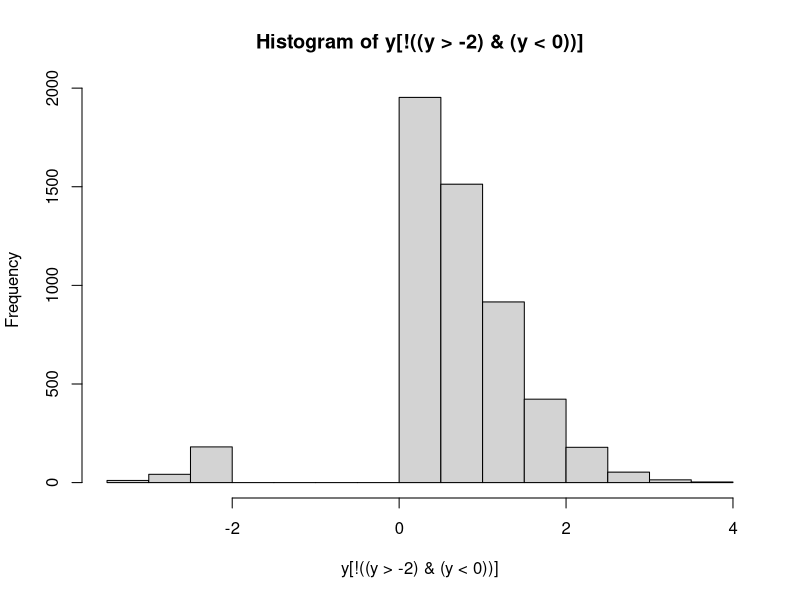

Write R code to recreate this figure. (Note: this script raises an error after producing the figure.)
## Tutorial 2: More on Vectors, Data Frames, and Functions
## Clinic on Meaningful Modeling of Epidemiological Data
## International Clinics on Infectious Disease Dynamics and Data Program
## African Institute for Mathematical Sciences, Muizenberg, Cape Town, RSA
## David M. Goehring 2004
## Juliet R.C. Pulliam 2008,2009
## Steve Bellan 2010, 2012
##
## Last updated by Juliet R.C. Pulliam, May 2019
## Some Rights Reserved
## CC BY-NC 4.0 (https://creativecommons.org/licenses/by-nc/4.0/)

######################################################################
## SECTION A. Accessing Vector Elements
######################################################################
 
## By the end of this tutorial you should…
 
## * Be able to retrieve useful subsets of your data 
## * Understand more about data frames
## * Know the methods and uses of logical values in R
## * Be able to generate and use factors
## * Know how to write your own generic functions
 
#################### 
## Beyond Numbers: Relational and Logical Operations in R
#################### 
 
## So far everything you have done in R has involved numbers or
## vectors of numbers. To properly exploit R’s complexity, you need to
## become familiar with relational and logical operations in R.
 
## Relational operations work just like numerical operations, in terms
## of how they are processed. Return for a moment to our first
## calculation from the last tutorial, an addition problem:
 
3 + 4
 
## The analogous calculation of a single relational operation is
## something like
 
5 > 4
 
## "Is 5 greater than 4?” Yes. And R tells you that this is a TRUE
## statement. Or,
 
1 + 1 < 1
 
## Makes sense, right?
 
## The greater-than, >, and less-than, <, symbols are
## straightforward. Similarly, R has greater-than-or-equal-to and
## less-than-or-equal-to symbols, >= and <=, respectively.
 
## Slightly less intuitive are the relational operators for equality,
## ==, and inequality, !=. Try
 
x <- 4
 
x == 1 + 3
 
y <- x != 4
 
## This last example demonstrates that variables can hold logical
## values. These relational operators also operate on logical values,
## as in,
 
y == FALSE
 
## Logical operations are operations that only make sense when
## performed on TRUE and FALSE values. These will likely be familiar
## to you, the central operations being AND, OR, and NOT.
 
## The operators used in R are standard: &, |, and !,
## respectively. Let’s see them in action:
 
!TRUE
 
to.be <- FALSE
 
to.be | !to.be
 
FALSE & (TRUE | FALSE)
 
## By combining logical and relational operations, we can make complex
## inquiries about values.
 
## Hands off the keyboard! Pick up a writing implement…
## a <- TRUE != (4 > 3)
## b <- a | 1 + 1 == 4 - 2
## c <- !FALSE & (log(Inf) == Inf + 1)
 
## What do a, b & c equal?  Now execute the commands and compare
## your answers.
 
 
## Note that R has special values for infinity (Inf), not-a-number
## (NaN), and not-applicable, NA. These generally behave sensibly – a mathematical ## operation on not-a-number is obviously not a number as so is
## returned as NaN. Things are less simple when using logical and relational
## operators. Consider 4 != NaN. In one respect, the answer perhaps
## should be TRUE; that is, 4 definitely isn’t equal to
## not-a-number. But, striving for consistency, R returns NA, much as
## it would for a mathematical operation. Even worse is the situation
 
x <- NaN
x == NaN
 
## You might think that this is a reasonable test for whether x has a
## numerical value, but it won’t work for the same reason mentioned above.
## In general, keep this trickiness in mind and remember there is a special 
## function is.finite() for determining whether x is a valid (finite) number: 

is.finite(x)

## To find out whether x has the value NaN, you can use:
 
identical(x, NaN)

## This is all getting thrown at you in very quick succession,
## especially if you do not have much experience programming in other
## languages. It is worth noting that information about these
## operations can be pulled up at any time by typing help("&”) or
## help(">”) or the using help() function with any of the other
## symbols used in these operations.
 
#################### 
## Vectors of Logical Values
####################
 
## As a shorthand, TRUE and FALSE can be entered as T and F. This
## allows for rapid entry of vectors of logical values, for example,
 
logical.vec <- c(T, T, F, T)
 
logical.vec
 
## Unfortunately, and rather inexplicably, T and F cab be reassigned
## to any arbitrary values. This will render most code utterly
## unpredictable. So, never, never, never do this:
 
T <- 4 # REALLY BAD, BUT NO ERROR IS PRODUCED
 
## And, if you ever do something like this (though you shouldn’t!),
## make sure you quickly do this:
 
rm(T) ## which will set T (or F) back to its default logical value.
 
## Relational or logical operations also act on vectors to produce
## vectors of logical values, as in,
 
x <- rnorm(10)
 
x < 0
 
y <- (x > -.5) & (x < .5)
 
!y
 
## This will be especially handy when we look at the concept of
## indexing, below.
 
#################### 
## Generating Sequences
####################
 
## There are many occasions in R when you need a patterned sequence of
## numbers. As mentioned in the previous tutorial, most counting can
## be accomplished by use of the seq() function. If you haven’t
## already done so, it is worth taking a look at the help-file on
## seq() because it has a few arguments that can make your life
## easier.
 
?seq
 
## For example, seq() can generate a vector of a certain length
## between certain endpoints by typing
 
x <- seq(0, 1, length.out = 20)
 
## giving you a vector of length 20 between 0 and 1, confirmable by
## typing
 
length(x)
 
## A very common need in R is to generate vectors with an interval of
## 1 between each element.  R has a shorthand for this using the colon
## notation, as follows,
 
y <- 5:10
 
## generating a vector that counts from 5 to 10, inclusive. Note that
## : is generally treated first in the order of operations.

## Don’t underestimate the value of the colon notation.  Even for
## typing a vector of length 2, like "(1,2)” or "(2,1),” using the c
## function to generate the vector is pretty tedious (e.g., c(1,2)).
## These vectors can be generated in three quick characters by typing
## 1:2 or 2:1, respectively.  I will also point your attention to the
## rep() function, for repeating sequences, which can also save time.
 
#################### 
## Indexing
####################
 
## R has an incredibly useful way of accessing items from a
## dataset. Each item in a dataset has its own index, or numbered
## location, in the object’s structure. Square brackets are used to
## extract an item or items from a dataset, but it is crucial to
## understand that there are two completely distinct ways in which
## brackets are used to access items. I will consider the two methods
## for accessing a vector of length n in turn below.
 
## The first option: Logical 

## Requirements: Logical vector of length n
## Use it for: Finding a subset of data based on a rule
 
## Logical indexing works as if you’ve asked your indexing vector the
## question, "Do you want this item?” for each of the items in the
## vector.
 
x <- 1:5
 
x[c(T, F, F, F, T)]
 
## If we combine this logical indexing with the relational and logical
## operators you learned above, we have an exceptionally powerful tool
## to retrieve data that meet any set of criteria.
 
y <- rnorm(10000)
 
hist(y[!( (y > -2) & (y < 0) )])
 
## I will give more insight below when I discuss indexing data
## frames. Stay tuned.
 
## In any operation in R, vectors will be automatically repeated until
## they reach the necessary length for the operation to make
## sense. For example, note the results of
 
1:6 + 1:2
 
## The same repetition holds for logical vectors.
 
## The second option: Numerical

## Requirements: Value or vector of any length with values 
## (1 to n) OR (-n to -1) 
## Use it for: Single item retrieval or shuffling, sorting, and repeating
 
## Accessing single items with brackets and a single index should be
## straightforward
 
x <- 3 * (0:5)
 
x[4]
 
## One tedious way of creating a new vector of values from a vector’s
## elements would be
 
c(x[2], x[3], x[4]) #TEDIOUS
 
## So R makes it much easier by allowing a vector of indices to
## generate a vector.  Thereby, the command above becomes
 
x[2:4]
 
## There is nothing preventing you from accessing any element any
## number of times.
 
x[c(2, 2, 2, 5, 5, 5)]
 
## Additionally, R allows you to use negative indices, indicating
## which items you want to exclude, as in,
 
x[c(-1, -6)]
 
## This is fine and productive as long as you remember never to mix
## negative and positive indices – R will not know what you want it to
## do:
 
x[c(-1, 4)] # BADCODE
 
#################### 
## Sorting
####################
 
## In Tutorial 1, you were introduced to the sort() function, which is
## handy.
 
## Now that you have been introduced to indexing, you may have an
## inkling of how much more powerful the sorting functions of R can
## become.
 
## As an introduction, let’s say you have a 4-element vector,
 
my.vector <- 5:8
 
## Using numerical indexing, we can manually re-order this vector by
## calling each of its indices once in our preferred order, for
## example
 
my.vector[c(2, 3, 4, 1)]
 
## or, for a quick reversal
 
my.vector[4:1]
 
## Now, manually generating the vector of indices is not monumentally
## useful, which is where the function order() comes in. As a
## demonstration, imagine we have a vector of student names and a
## corresponding vector of student heights (in meters).
 
stud.names <- c("Carol", "Walter", "Rachel", "Petunia", "Clark",
                "Justin")
 
stud.heights <- rnorm(6, 1.7, .12)
 
## What we definitely don’t want to do is to perform sort() on each of
## these vectors independently. This will eliminate the pairing of the
## name to the height. So how can we sort one vector and have the
## other vector align correctly? Try order() on the names,
 
order(stud.names)
 
## Note that it returns the indices in the right order, not the values
## themselves.
 
## From what you learned above, you know it is now an easy matter to
## sort both of our vectors, as follows,
 
stud.names[order(stud.names)] # same effect as sort()
 
stud.heights[order(stud.names)]
 
## And, obviously, sorting the names by the heights is exactly
## analogous, and it will make for a pretty plot
 
barplot(stud.heights[order(stud.heights)],
        names.arg = stud.names[order(stud.heights)],
        ylab = "Height (m)", main = "Student Heights")
 
## I have conveniently skipped over an important concept, because R
## handles it fairly intuitively, but I want to mention the
## terminology. The variable stud.names and the results of ls(), for
## example, are called vectors of strings, or character arrays.  R
## handles them conveniently, so we don’t need to worry too much about
## them, but knowing the terminology will improve your understanding
## of R's in-line help documents.
 
######################################################################
## SECTION B. Data Frames, Redux
######################################################################
 
## Re-introduction to data frames 

## Before we cover advanced topics of data frames, I wanted to point out the
## function data.frame(), which puts data together to form data
## frames. This is a key alternative to using the prefab data frames
## that you used in last week’s assignment.
 
## First I want to generate a vector of student class-years to
## correspond to the stud.names before creating a data frame (Freshmen
## as 1, Sophomores as 2, etc.).
 
stud.years <- c(4, 2, 2, 3, 1, 3)
 
## Now making a data frame is easy (each argument will just add more
## columns to the data), the only trick being that we have to assign
## the constructed data frame to a variable, as follows:
 
student.data <- data.frame(stud.names, stud.heights, stud.years)
 
student.data
 
## Voila! Your own data frame. 

## You may want to have better column headings than the redundant variable
## names. There are various options to accomplish this. One option is
## to use the names() function with assignment notation. Let’s take a look:
 
names(student.data)

## What we see is a vector of strings corresponding to the current column
## names. We can change these by assigning replacement strings to the
## indexed values or by substituting our own vector of strings.
 
names(student.data) <- c("names","heights","years")

student.data

## If we think that "years" is ambigous and might be confused with a student's
## age, we could rename just that column using numerical indexing, e.g.:

names(student.data)[3] <- "class.years"

student.data

## There is also a similar option, row.names() to access and modify the
## the row names. By default, the row names are a series of integers indicating
## the row number:

row.names(student.data)

## The assignments above are the first of many examples in R that seem
## to defy logic: it seems as though we’re assigning something to a
## function, which shouldn’t make sense because a function isn’t a
## variable. In fact, you can think of the functions names() and
## row.names() as "access functions” – they do not perform an action,
## but merely grant access to a property of the argument variable, and
## this is why we can make assignments of the sort seen above.

## Indexing data frames 

## As with vectors, brackets and logical or numerical vectors are still
## the way to access data frames, but with a slight complication, 
## because data frames are multidimensional. The solution (which also
## holds for matrices, etc.) is to separate the two dimensions with a
## comma. R treats the first entry as the row number and the second
## entry as the column number; thus, to access the second column of
## the fourth row, type
 
student.data[4, 2]
 
## Or the second column of the last three rows,
 
student.data[4:6, 2]
 
## Not too tricky? There are two further complications.
 
## To access an entire row or entire column, leave the index blank, as
## in,
 
student.data[,1] # FIRST COLUMN
 
student.data[3,] # THIRD ROW
 
student.data[,] # ENTIRE FRAME, equivalent to "student.data"
 
## The only other complication is the ability to enter the names() or
## row.names() as indices:
 
student.data["Justin",]
 
## Putting all of this together, we can quickly generate subsets of
## our data. For example, we can create a data frame that includes
## only the students with height greater than the mean height:

tall.students <- student.data[student.data$height >
mean(student.data$height),]
 
## Or sort our data by various aspects:
 
student.data[order(student.data$class.years),]
 
## Introduction to factors 

## When performing statistical analyses, we often want R to look at a
## set of data and compare groups within the data to one another. For
## example, you have the data frame containing data on students in a
## course. There are columns of data representing the students' height
## and class.year. How can you look at the means of height by class.year?
 
## Or, another example, you have sampled a number of rabbits and have
## a column for weights before a diet treatment and a column for
## weights after a diet treatment and a third column stating the diet
## treatment (e.g, "none,” "grain diet,” and "grapefruit diet”). How
## can you evaluate the change in weight as affected by diet?
 
## The answer to these questions is to use factors.
 
## Many of the datasets that come with R already have their data
## interpreted as factors. Let’s take a look at a dataset with
## factors:
 
data(moths, package="DAAG")
 
help(moths, package="DAAG")
 
moths
 
## (Note that you may have to install the DAAG package in order to
## load these data.) The help file tells us that our last column,
## habitat, is a factor. What does this mean?
 
## See what happens when we pull up this column by itself:
 
moths$habitat
 
## It looks pretty standard, at first, but then we notice that it is
## more than just a list of habitat names – it has another component,
## levels.
 
## Factors have levels. Levels are editable, independent of the data
## itself. To see the levels alone, you can type
 
levels(moths$habitat)
 
## When called that way, it has the identity of a vector of strings.
 
## The levels() function behaves just like the names() and row.names()
## functions (i.e., weird), and you can make assignments or
## reassignments to the levels - e.g.,
 
levels(moths$habitat)[1] <- "NEBank"
 
## Factors come in exceptionally handy when performing statistical
## tests, but the various plot functions can give you an idea of uses
## of a factored variable, such as,
 
boxplot(moths$meters ~ moths$habitat)
 
## The tilde, ~, used in a number of contexts in R, can generally be
## read as "by,” which gives a general explanation of its use here –
## visualizing meters by habitat.
 
## Making a factor

## Now that you know how to employ a factored variable
## the next step is to know how to make a factor out of a
## variable. The general syntax is:
 
x <- factor(c("A","B","A","A","A","B"))
 
## For vectors of strings, like that one. The results are usually fine
## as is.
 
## But let’s go back to our student.data data frame. We listed
## class.years as a number 1 through 4, but these are discreet
## categories with well-defined names. A more elegant solution is to
## factor the column of the data frame, much like is seen with moths.
 
student.data$class.years <- factor(student.data$class.years)
 
levels(student.data$class.years)
 
## Not ideal, but we can use reassignment to change the names of the
## years.
 
levels(student.data$class.years) <- c("Freshman", "Sophomore","Junior", "Senior")
 
## With satisfying (preliminary) results available with:
 
student.data
 
boxplot(student.data$heights ~ student.data$class.years)

#################### 
## Applying functions to data frames
####################
 
## Many functions you might like to apply to your data frames will
## produce unpredictable results.
 
## A few work nicely:
 
nyc.air <- airquality[,c("Wind","Temp")]
 
nyc.air

summary(nyc.air)
 
## But others that you might try do not work as you want:
 
sum(nyc.air) # sums wind and temperature together
 
mean(nyc.air) # returns an error message
 
## One solution to these troubles is to use the function apply(),
## which performs the function named in the third argument on the
## first argument by the index specified by the second argument 
## (in this case, by column).
 
apply(nyc.air, 2, sum)

apply(nyc.air, 2, var)
 

###################################################################### 
## SECTION C. Composing your own functions
###################################################################### 

## A more advanced (and very important) topic

## So far in R we have used the functions that come with R and its various
## packages. You have come up with methods for adjusting your data
## for visualization on your own, but you did this in many separate steps,
## each of which refer to the specific items you are manipulating. Since
## you will often want to perform the same series of actions on different
## objects, R makes it relatively straight-forward to compose your own generic
## functions and store them in R’s memory.
 
## Before you start writing a function you need to have your mind set
## on three things:
 
## * What you want to give the function as input
## * What you want the function to do
## * What you want the function to give as output
 
#################### 
## A trivial example
#################### 
## Imagine you need to repeatedly transform sets of
## data, but your transformation is "non-standard.” For this example,
## I’m imagining that you want the natural logarithm of the data, plus
## one. We know how to perform these operations on a number we have
## stored in a variable, no problem,
 
x <- 1:10
 
log(x) + 1
 
## But what we would really like is a named function which will do
## this in one step, log.plus.one().
 
## What we will do is make an assignment to log.plus.one, but rather
## than assigning a value (or vector, etc.), we assign a function
## which we define on the spot. We use the command function, which
## looks like a function but is not a function. What is function? It’s
## a control element of the R language – it isn’t executed like a
## function, but rather it informs R to treat the code around it in a
## special way.
 
## The command function has an interesting syntax. Its arguments are
## the names of variables which will serve as the arguments for your
## function (the first of three bullets, above). Then, after this
## parenthetical bit, comes the meat of the function – what you want
## it to do and what you want it to give back to you (the last two
## bullets, above). In our log.plus.one() case, what we want it to do
## and what we want it to give back happen to be the same thing,
## therefore we can define it very simply, as follows,
 
log.plus.one <- function(y) log(y) + 1
 
## Cool! Let’s test it out:
 
log.plus.one(x)
 
## It behaves just like we would want it to.
 
#################### 
## A separate little world
####################
 
## Wait a second. I used y in my function definition but called the
## function with my variable x as the argument. What happened to y?
 
y

## The variable is untouched by the function.
 
## In order to keep functions fully generic, when you give the
## function command, R generates a separate, untouchable variable
## space which has no interactions with your R workspace. This means
## that the names of your function arguments (and any variables
## assigned within your function) can be anything you find convenient
## – there is never any risk of a conflict with your active variables.
 
#################### 
## Longer functions
#################### 
## Either because the function is too complex to be
## executed on a single line or because you want to make the
## function’s methods clearer, you will often generate functions
## longer than one line. For this purpose, R introduces another type
## of bracket, curly brackets, { }. These are control brackets, and
## indicate the contents should be treated as a unit.
 
## As a final example,
 
(function(x,y){z <- x^2 + y^2
               x + y + z })(0:7, 1)
 
## Note that the function is written on two lines, but this isn’t an
## issue because of the brackets.  Note also that this function is
## anonymous. It is never assigned, but used in place.
 
## A common tendency when first learning to program is to write code
## in a condensed form (such as the anonymous inline function defined
## above) so that it is difficult to follow what is going on when you
## return to the code later on (or when your instructor is helping you
## find a bug that is keeping your code from working correctly). While
## writing code in this way takes a certain amount of cleverness and
## demonstrates that you have understood the concepts, it is better
## practice to write out your code so that it is easy to follow. This
## includes using plenty of whitespace, to make your code easy to
## read, and thoroughly commenting your commands as you go.
## The example above is therefore better written as follows:
 
## SUM.VALS.PLUS.SUM.SQS() – function that takes two numerical values
## as input and returns the sum of the values plus the sum of their
## squares:
 
sum.vals.plus.sum.sqs <- function(x, y)
  {
    z <- x^2 + y^2        # define z as the sum of the values’ squares
 
    return(x + y + z)     # add the values to the sum of their squares
                                   # and return the result as output
  }
 
## Perform the above function with x equal to the numbers from 0 to
## 7 and y equal to 1:
 
sum.vals.plus.sum.sqs(0:7, 1)
 
###################################################################### 
###################################################################### 
## This concludes Tutorial 2. Because there are some advanced topics
## here that require practice to get your head around, you should
## make sure to work through the benchmark questions before you
## move on to Tutorial 3.
##
## Question 1:
##
## R sometimes uses confusingly similar names for distinct concepts.
## Define for yourself: names, factors, levels. When would you use each?
##
## Question 2:
## 
## You need a subset of the mtcars dataset that has only every other
## row of data included.
##  a. Do this with numerical indexing.
##  b. Do this with logical indexing.
##
## Question 3:
## 
## Write a function, jumble(), that takes a vector as an argument and
## returns a vector with the original elements in random order.
